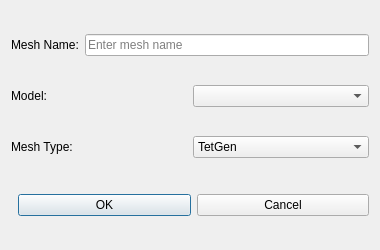
<?xml version="1.0" encoding="UTF-8"?>
<ui version="4.0">
 <class>xq_MeshCreate</class>
 <widget class="QDialog" name="xq_MeshCreate">
  <property name="geometry">
   <rect><x>0</x><y>0</y><width>380</width><height>250</height></rect>
  </property>
  <property name="windowTitle"><string>Create Mesh</string></property>
  <layout class="QVBoxLayout" name="mainLayout">
   <!-- Mesh name -->
   <item>
    <layout class="QHBoxLayout" name="nameLayout">
     <item>
      <widget class="QLabel" name="lblMeshName">
       <property name="text"><string>Mesh Name:</string></property>
      </widget>
     </item>
     <item>
      <widget class="QLineEdit" name="editMeshName">
       <property name="placeholderText"><string>Enter mesh name</string></property>
      </widget>
     </item>
    </layout>
   </item>

   <!-- Model selection -->
   <item>
    <layout class="QHBoxLayout" name="modelLayout">
     <item>
      <widget class="QLabel" name="lblModel">
       <property name="text"><string>Model:</string></property>
      </widget>
     </item>
     <item>
      <widget class="QComboBox" name="comboModel"/>
     </item>
    </layout>
   </item>

   <!-- Mesh type -->
   <item>
    <layout class="QHBoxLayout" name="typeLayout">
     <item>
      <widget class="QLabel" name="lblMeshType">
       <property name="text"><string>Mesh Type:</string></property>
      </widget>
     </item>
     <item>
      <widget class="QComboBox" name="comboMeshType">
       <item><property name="text"><string>TetGen</string></property></item>
      </widget>
     </item>
    </layout>
   </item>

   <!-- Spacer -->
   <item>
    <spacer name="verticalSpacer">
     <property name="orientation"><enum>Qt::Vertical</enum></property>
    </spacer>
   </item>

   <!-- Buttons -->
   <item>
    <layout class="QHBoxLayout" name="buttonLayout">
     <item>
      <spacer name="btnSpacer">
       <property name="orientation"><enum>Qt::Horizontal</enum></property>
      </spacer>
     </item>
     <item>
      <widget class="QPushButton" name="btnOk">
       <property name="text"><string>OK</string></property>
      </widget>
     </item>
     <item>
      <widget class="QPushButton" name="btnCancel">
       <property name="text"><string>Cancel</string></property>
      </widget>
     </item>
    </layout>
   </item>
  </layout>
 </widget>
</ui>
